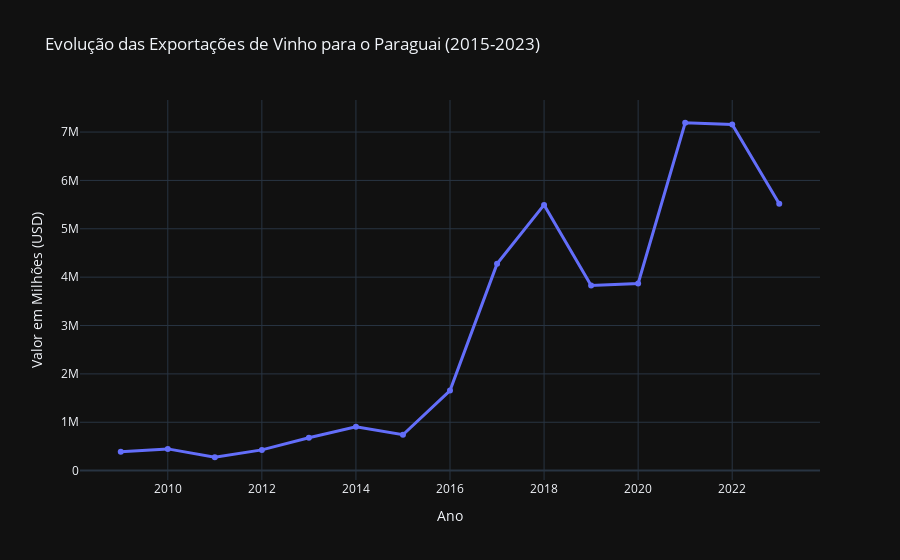

Notebook code for this chart:
### Markdown cell above
### 3.3. Análise de Países Específicos

#### Paraguai: O Gigante da Vizinhança
Como principal parceiro, o Paraguai merece uma análise individualizada.

### Code cell
df_paraguai = df_final[df_final['Pais'] == 'Paraguai']

fig = px.line(
    df_paraguai, x='Ano', y='Valor_USD',
    title='Evolução das Exportações de Vinho para o Paraguai (2015-2023)',
    labels={'Valor_USD': 'Valor em Milhões (USD)'},
    template='plotly_dark',
    markers=True
)
fig.update_traces(line=dict(width=3))
fig.show()

### Figure 1 — Plotly figure (JSON) as saved in the notebook; plotly's stock layout.template omitted (floating-point values rounded to 4 significant figures)
{"data": [{"hovertemplate": "Ano=%{x}<br>Valor em Milhões (USD)=%{y}<extra></extra>", "legendgroup": "", "line": {"color": "#636efa", "dash": "solid", "width": 3}, "marker": {"symbol": "circle"}, "mode": "lines+markers", "name": "", "orientation": "v", "showlegend": false, "type": "scatter", "x": [2009, 2010, 2011, 2012, 2013, 2014, 2015, 2016, 2017, 2018, 2019, 2020, 2021, 2022, 2023], "xaxis": "x", "y": [392087, 449197, 276281, 428279, 680828, 908028, 741370, 1655417, 4274650, 5494321, 3826587, 3869243, 7192362, 7156293, 5517263], "yaxis": "y"}], "layout": {"legend": {"tracegroupgap": 0}, "title": {"text": "Evolução das Exportações de Vinho para o Paraguai (2015-2023)"}, "xaxis": {"anchor": "y", "domain": [0, 1], "title": {"text": "Ano"}}, "yaxis": {"anchor": "x", "domain": [0, 1], "title": {"text": "Valor em Milhões (USD)"}}}}
